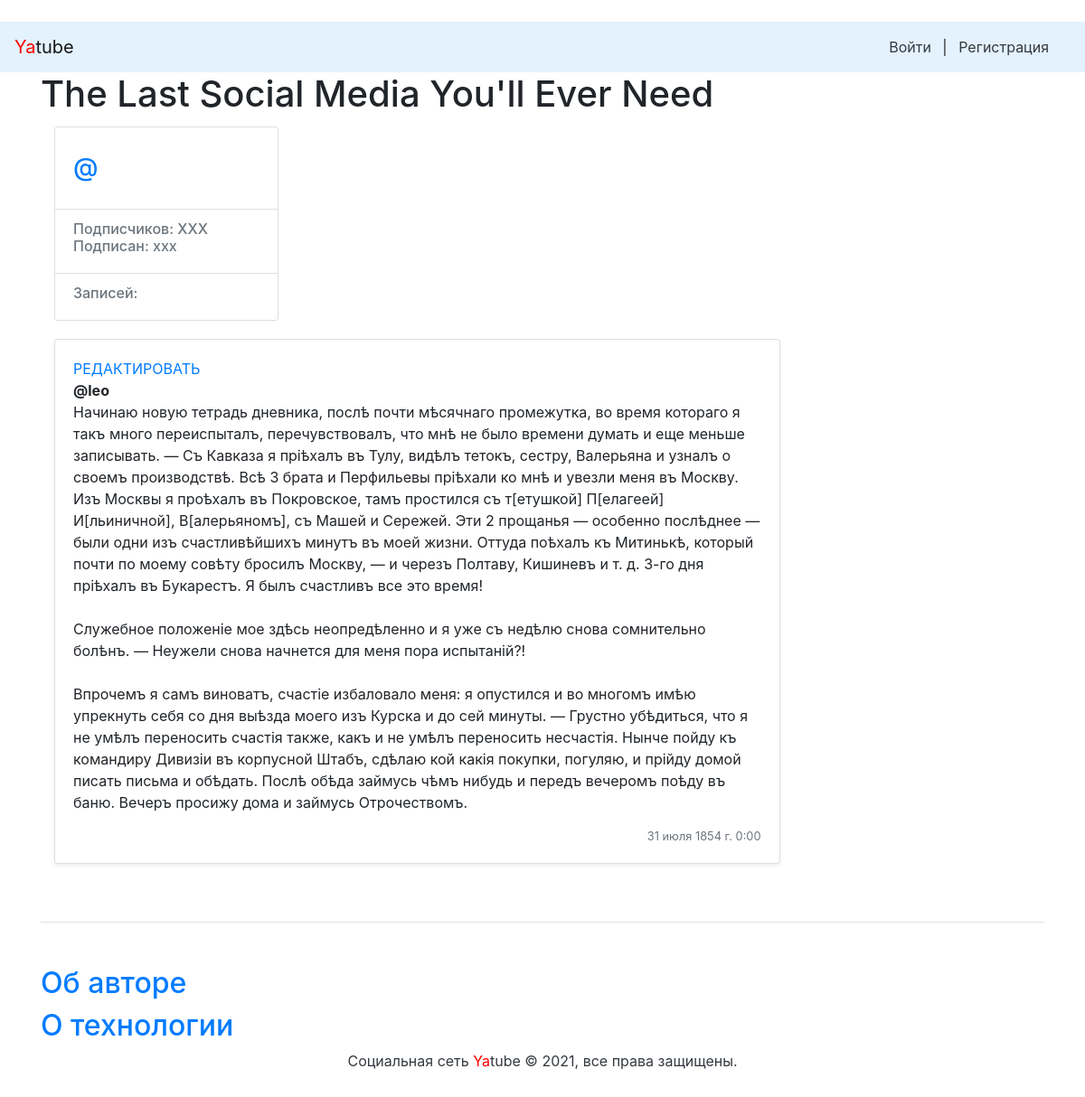
The app's page /leo/2/ with its own data.
### posts/models.py (models this page shows, shortened)
class Post(models.Model):
    text = models.TextField(max_length=100)
    pub_date = models.DateTimeField("date published",
                                    auto_now_add=True)
    author = models.ForeignKey(User, on_delete=models.CASCADE,
                               related_name="posts")
    group = models.ForeignKey('Group',
                              on_delete=models.SET_NULL,
                              blank=True, null=True,
                              related_name='posts')
    class Meta:
        ordering = ['-pub_date', ]

### posts/views.py (the view)
# urls.py: path('<str:username>/<int:post_id>/', views.post_view, name='post'),
def post_view(request, username, post_id):
    post = get_object_or_404(Post, author__username=username, id=post_id)
    context = {
        "author_posts": post.author,
        "post": post
    }
    return render(request, 'post.html', context)

### context_processors.py (called while the page is built)
def year(request):
    god = dt.datetime.now().year
    return {
        "year": god,
    }

### templates/post.html (shortened to what this page needs)
﻿{% extends "base.html" %}
{% block content %}
<main role="main" class="container">
    <div class="row">
      <div class="col-md-3 mb-3 mt-1">
        {% include "info_user.html" %}
      </div>
      <div class="col-md-9">
        <div class="card mb-3 mt-1 shadow-sm">
          <div class="card-body">
            <p class="card-text">
              <a href="{% url 'post_edit' username=author_posts post_id=post.id %}">РЕДАКТИРОВАТЬ</a>
                <strong class="d-block text-gray-dark">
                  @{{ post.author }}
                </strong>
              {{ post.text|linebreaksbr }}
            </p>
            <div class="d-flex justify-content-between align-items-center">
              <small class="text-muted">31 июля 1854 г. 0:00</small>
            </div>
          </div>
        </div>
        {% endblock %}

### records on screen
Post: author "leo", text "Начинаю новую тетрадь дневника, послѣ почти мѣсячнаго промежутка, во время котораго я такъ много переиспыталъ, перечувствовалъ, что мнѣ не было времени думать и еще меньше записывать. — Съ Кавказа я пріѣхалъ въ Тулу, видѣлъ тетокъ, сестру, Валерьяна и узналъ о своемъ производствѣ. Всѣ 3 брата и Перфильевы пріѣхали ко мнѣ и увезли меня въ Москву. Изъ Москвы я проѣхалъ въ Покровское, тамъ простился съ т[етушкой] П[елагеей] И[льиничной], В[алерьяномъ], съ Машей и Сережей. Эти 2 прощанья — особенно послѣднее — были одни изъ счастливѣйшихъ минутъ въ моей жизни. Оттуда поѣхалъ къ Митинькѣ, который почти по моему совѣту бросилъ Москву, — и черезъ Полтаву, Кишиневъ и т. д. 3-го дня пріѣхалъ въ…"
